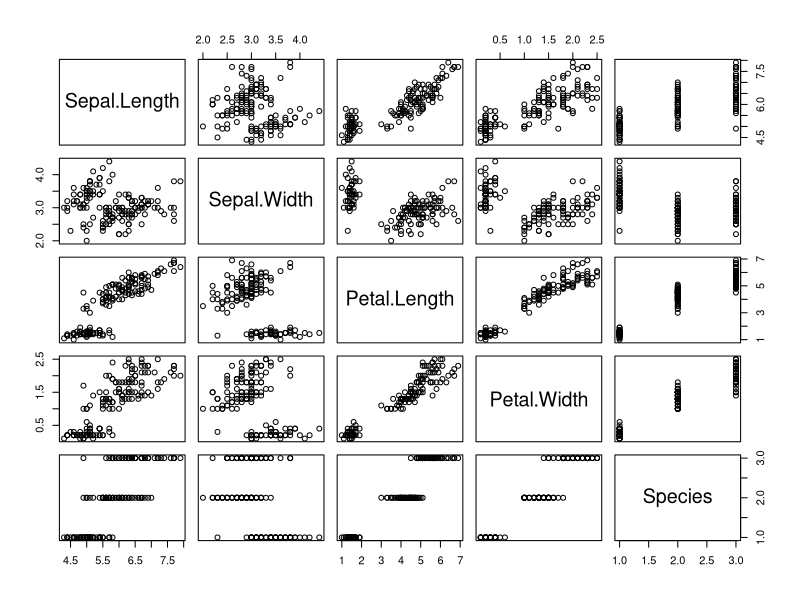
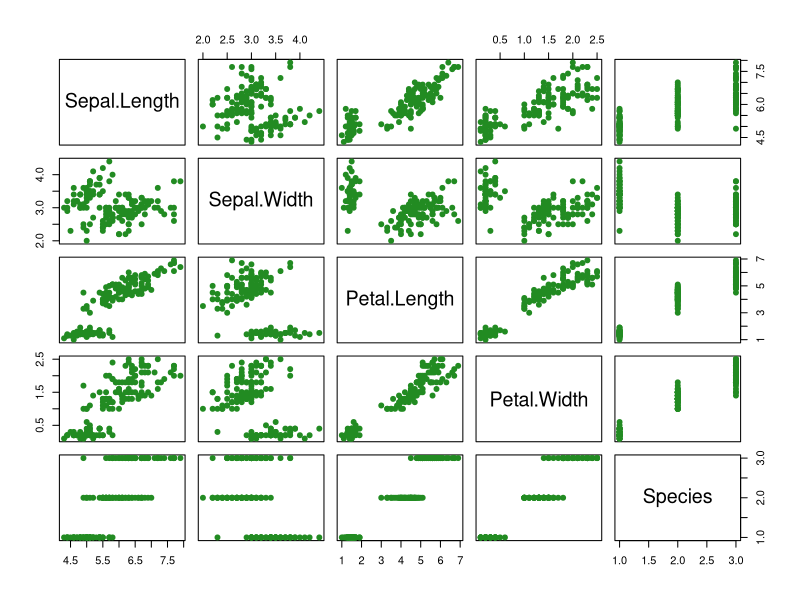
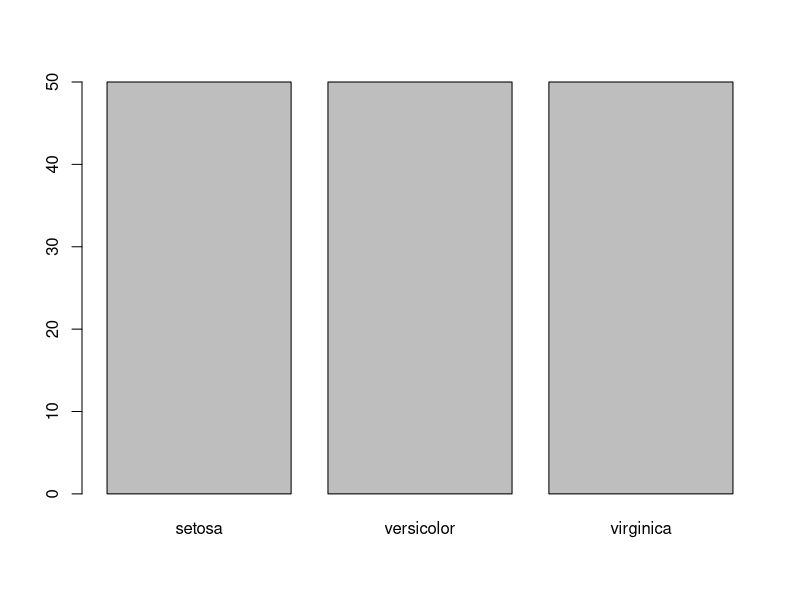
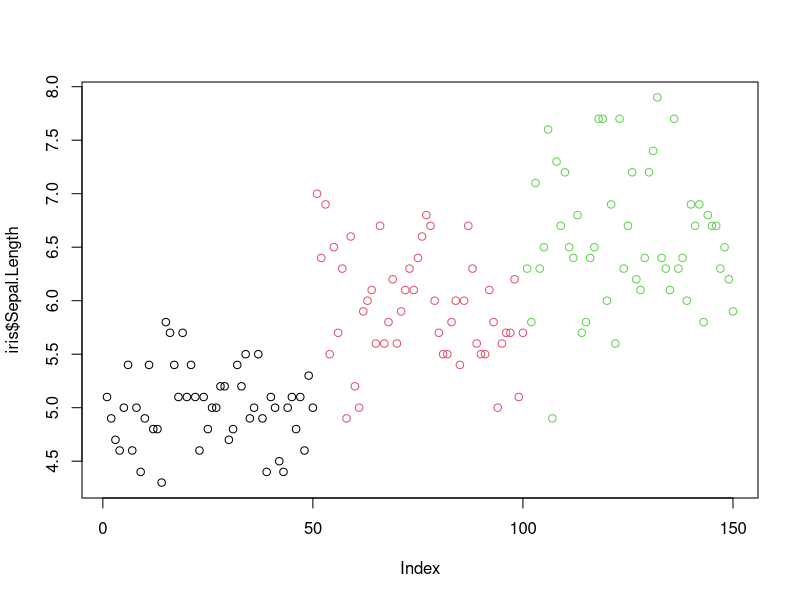
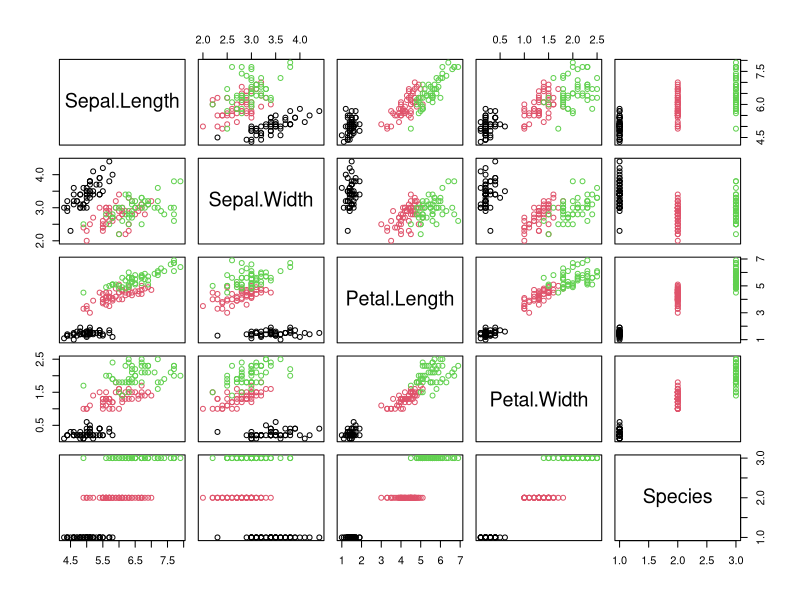

R code for these plots, in order: (Note: this script raises an error after producing the figures.)
## ---- chunk 1
if (!require("knitr")) install.packages("knitr")
## ---- chunk 2

# This is an all-in-one library of plotting tools which supports ggplot
if (!require("tidyverse"))
   install.packages("tidyverse")
# Color customization
if (!require("RColorBrewer")) 
   install.packages("RColorBrewer")


# Organizing file structure (this sets working directory where script is located)
setwd(dirname(rstudioapi::getActiveDocumentContext()$path))
## ---- chunk 3
# We will begin with built-in data sets from the R community (of which there are many)
data("iris")
## ---- chunk 4
?iris
## ---- chunk 5
# How many observations (i.e., rows)?
nrow(iris)

# What are the overall dimensions (rows x columns)?
dim(iris)

# View the whole data set (shortcut to clicking on 'iris' in Global Environment)
view(iris)

# Can we preview this data?
head(iris)
tail(iris)
## ---- chunk 6
# by column name
iris$Sepal.Length
iris$Species
## ---- chunk 7

#When knit, each of these are rather long

# by column number
iris[,1:2]
# by row number
iris[1:2,]
## ---- chunk 8
names(iris) #column names
rownames(iris) #row names

#What is the structure of this *dataframe*
str(iris)
# Note that different columns are composed of different data types (numeric or factor)

# What are the ordered levels to the factor column? Can we reorder things?
levels(iris$Species)
## ---- chunk 9
# YOUR CODE HERE
first <-iris[1,]
last <- iris[nrow(iris),]
## ---- chunk 10
# How can we construct new dataframes?
?cbind
new_df <- cbind(iris$Sepal.Length,iris$Species)
# What about basic data descriptions?
summary(iris)
## ---- chunk 11
# The base R "plot" function will visualize the different relationships of these columns 
plot(iris)

# How can we modify plot specifics?
plot(iris,
     col="forestgreen",
     pch=19)
# Plotting one variable?
plot(iris[,5])
## ---- chunk 12
# points coloured per species
plot(iris$Sepal.Length, col = iris$Species)
## ---- chunk 13
# YOUR CODE HERE
#B)

plot(iris,col=iris$Species) #petal on this plot is the yaxis -> virginica is biggest
#each species is given a factor (species 1=black, species 2=red, species 3=green)

## ---- chunk 14
knitr::include_graphics(path.expand("../Figures/Figure_1.png"))

## ---- chunk 15
knitr::include_graphics(path.expand("../Figures/Figure_2.png"))

## ---- chunk 16
knitr::include_graphics(path.expand("../Figures/Figure_3.png"))

## ---- chunk 17
?hist
## ---- chunk 18
hist(iris$Sepal.Length)
## ---- chunk 19
# Histogram with colored bars and better labels
hist(iris$Sepal.Length, col = "maroon", breaks = 30, xlab="Sepal Length (cm)", main = "Iris data")
#type 'colours' to view all the colour options
## ---- chunk 20
# Note how sepal lengths are extracted for the virginica species only, using the same format as above.
hist(iris$Sepal.Length[iris$Species == "virginica"], 
     col = "maroon", 
     breaks = 30, 
     xlab="Sepal Length (cm)", 
     main = "Iris virginica data",
     xlim = c(4, 9))

## ---- chunk 21
boxplot(iris, 
        ylab = "Centimeters", 
        xlab = "Variable")
## ---- chunk 22
# We will create a new object based on this subset
# return objects where species is "setosa" OR (|) "versicolour" -> use & if you want to return something with the both names

iris_subset <- subset(iris, 
                      Species == "setosa" | 
                        Species == "versicolor")
## ---- chunk 23
# plot it where the petal length is a function (tilde ~) of another column
boxplot(iris_subset$Petal.Length ~ iris_subset$Species)
## ---- chunk 24
boxplot(iris$Petal.Length[iris$Species == "setosa" | iris$Species == "versicolor"]~ 
          iris$Species[iris$Species == "setosa" | iris$Species == "versicolor"])
## ---- chunk 25
# x-y are implicit here in the ordering (x is independent variable and comes first, y is dependent and second)

# Underlying scatterplot
plot(iris$Petal.Length, 
     iris$Sepal.Length,
    xlab="Petal length (cm)", 
    ylab="Sepal length (cm)")

# Add group points by color
points(iris$Petal.Length[iris$Species == 'versicolor'],
       iris$Sepal.Length[iris$Species == 'versicolor'],
       col="forestgreen", pch= 16)

# Add red points
points(iris$Petal.Length[iris$Species == 'setosa'],
       iris$Sepal.Length[iris$Species == 'setosa'],
       col="skyblue", pch= 16)

# Add blue points
points(iris$Petal.Length[iris$Species == 'virginica'],
       iris$Sepal.Length[iris$Species == 'virginica'],
       col="maroon", pch= 16)

# Add legend
legend(1,7.5, 
       legend=c('versicolor','setosa','virginica'), 
       col=c("forestgreen","skyblue","maroon"), 
       pch=16,
       cex = 1)
## ---- chunk 26
ggplot(data = iris, aes(x = Petal.Length, y = Sepal.Length, color = Species))+
  geom_point()
# add the data the aesthetics (x-axis=petal length, y-axis = sepal length, colour each point by species), then add type of graph/geometry (point = geometry)

# You can see the legend is automatically added, that is because we specified the color grouping by species in the aesthetic **must include in the aes if you want it to change**
## ---- chunk 27
ggplot(data = iris, aes(x = Petal.Length, y = Sepal.Length, color = Species))+
  geom_point(alpha = 0.5, size = 3) + 
  theme_bw(12) + # theme changes the background theme -> do '?theme' to explore themes
  labs(x = "Petal length (cm)", y = "Sepal length (cm)")+
  ggtitle("Iris species")+
  # x axis customization with labels specified by sequence
  scale_x_continuous(breaks = seq(0,8,1))
## ---- chunk 28
ggplot(data = iris, aes(x = Petal.Length, y = Sepal.Length))+
  geom_point(alpha = 0.5, size = 3, aes(color = Species)) + 
  theme_bw(12) +
  labs(x = "Petal length (cm)", y = "Sepal length (cm)")+
  ggtitle("Iris species")+
  # x axis xustomization with labels specified by sequence
  scale_x_continuous(breaks = seq(0,8,1))+
  guides(color = guide_legend(override.aes = list(alpha = 1))) #overrides transparency in legend and sets them back to normal (1)
## ---- chunk 29
ggplot(data = iris, aes(x = Petal.Length, y = Sepal.Width, fill = Species))+
  geom_violin() + #shows distribution across a range 
  theme_bw(12) +
  labs(x = "Petal length (cm)", y = "Sepal length (cm)")+
  # x axis xustomization with labels specified by sequence
  scale_x_continuous(breaks = seq(0,8,1))
## ---- chunk 30
ggplot(data = iris, aes(x = Petal.Length, y = Petal.Width, color = Species))+
  geom_point(aes(size = Sepal.Length)) + 
  geom_smooth(method = "lm")+
  theme_bw(12) +
  labs(x = "Petal length (cm)", y = "Petal width (cm)")+
  # x axis xustomization with labels specified by sequence
  scale_x_continuous(breaks = seq(0,8,1))
## ---- chunk 31
# YOUR CODE HERE
#C) pipe %>% (command+shift+m)
iris %>% 
  mutate(Species=factor(Species,levels(rev(levels(iris$Species))))) %>% 
  ggplot(aes(x=Species, y=Petal.Length,colour = Species))+
           geom_point()
## ---- chunk 32
ggplot(data = iris, aes(x = Species, y = Petal.Length, color = Species))+
  geom_boxplot() + 
  geom_jitter(alpha = 0.5)+
  theme_bw(12) +
  labs(x = "Species", y = "Petal width (cm)")+
  theme(legend.position = "none")
## ---- chunk 33
ggplot(data = iris, aes(x = Petal.Length, y = Petal.Width, color = Species))+
  geom_point() + 
  geom_smooth(method = "lm")+
  theme_bw(12) +
  labs(x = "Petal length (cm)", y = "Petal width (cm)")+
  facet_wrap(~Species)+
  # x axis customization with labels specified by sequence
  scale_x_continuous(breaks = seq(0,8,1))
## ---- chunk 34
ggplot(data = iris, aes(x = Petal.Length, y = Sepal.Length))+
  geom_hex(bins = 10) + 
  theme_bw(12) +
  labs(x = "Petal length (cm)", y = "Sepal length (cm)")+
  ggtitle("Iris species")+
  # x axis xustomization with labels specified by sequence
  scale_x_continuous(breaks = seq(0,8,1))+
  guides(color = guide_legend(override.aes = list(alpha = 1)))
## ---- chunk 35
RColorBrewer::display.brewer.all()
## ---- chunk 36
?par()
## ---- chunk 37

# Using base R
par(mfrow= c(1,1))
png("../Figures/Example-baseR.pdf", width = 12, height = 12, units = "cm", res = 600) #..change output folder, set dimensions and resolution accordingly
plot(iris, col = iris$Species)
dev.off() #tells you it's saved

# Using a ggplot 
p <- ggplot(data = iris, aes(x = Petal.Length, y = Petal.Width, color = Species))+
  geom_point(size = 3, alpha = 0.5) + 
  geom_smooth(method = "lm")+
  theme_bw(12) +
  labs(x = "Petal length (cm)", y = "Petal width (cm)")+
  # x axis customization with labels specified by sequence
  scale_x_continuous(breaks = seq(0,8,1))+
  scale_color_brewer(palette = "Accent")+
  theme(legend.position = "inside",
    legend.position.inside = c(0.15, 0.75))

ggsave("../Figures/Example-ggplot.png", width = 12, height = 12, units = "cm", dpi = 300)
## ---- chunk 38
iris %>% 
  # This transforms our simple data set to a longer format
  pivot_longer(cols = !Species,
               names_to = "Variable",
               values_to = "Measurement") %>% 
  # With the data set defined (and modified) above, ggplot inherits the data automatically, so we go straight to the aestetic
  ggplot(aes(x = Variable, y = Measurement, color = Species)) +
  geom_jitter(alpha = 0.5)+
  geom_boxplot()+
  theme_minimal(12)+
  labs(y = "Size (cm)")
## ---- chunk 39
# YOUR CODE HERE
